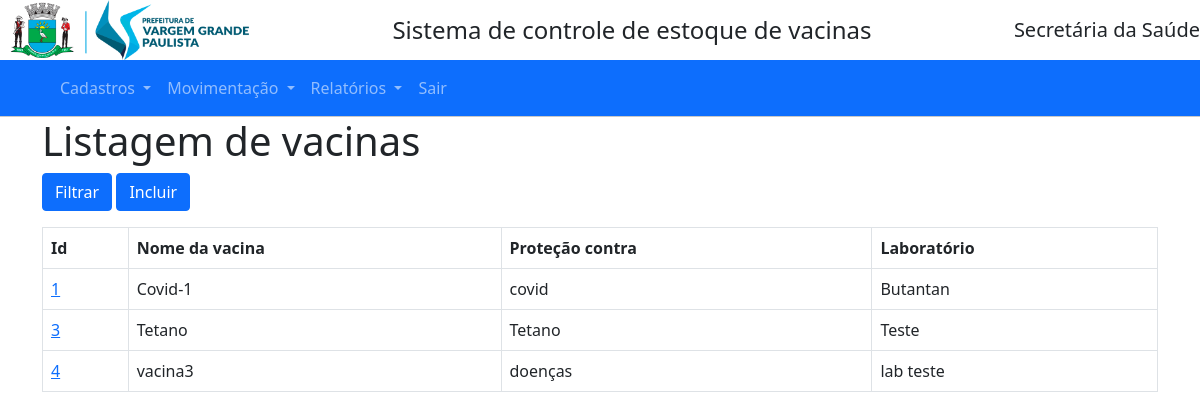
The page /mnucadastro/vacinas on the database its author committed.
### appest.py (models this page shows)
class Vacinas(db.Model):
    vcn_id = db.Column(db.Integer, primary_key=True, autoincrement=True)
    vcn_nome = db.Column(db.String(50), nullable=False)
    vcn_protecao = db.Column(db.String(50), nullable=False)
    vcn_est_min = db.Column(db.Numeric)
    vcn_est_max = db.Column(db.Numeric)
    vcn_vol_dose = db.Column(db.Numeric)
    vcn_temperatura = db.Column(db.Numeric)
    vcn_laboratorio = db.Column(db.String(50), nullable=False)
    vcn_reacoes = db.Column(db.String(150))
    vcn_composicao = db.Column(db.String(50))
    vcn_doses = db.Column(db.Numeric)
    vcn_idade_rec = db.Column(db.Integer)
    vcn_intervalo_doses_rec = db.Column(db.Numeric)
    vcn_intervalo_doses_min = db.Column(db.Numeric)
    vcn_via_administracao = db.Column(db.String(50))
    vcn_local_aplicacao = db.Column(db.String(50))
    vcn_agulha = db.Column(db.String(30))
    vcn_lotes = db.relationship('Lotes', backref='lote') #Nome da Classe e campo virtual
    vcn_req = db.relationship('Requisicoes', backref='req') #Nome da Classe e campo virtual
    vcn_mov = db.relationship('Movimentacoes', backref='mov_vcn') #Nome da Classe e campo virtual
    vcn_loc = db.relationship('Localiza_vacinas', backref='local_vcn') #Nome da Classe e campo virtual

### appest.py (the view)
@app.route('/mnucadastro/vacinas', methods=('GET', 'POST'))
def cad_vcn():
    lista_vcn = Vacinas.query.all()
    return render_template('Cadastros/vacinas.html', lista_vacinas=lista_vcn)

### templates/Cadastros/vacinas.html
{% extends 'base.html' %}
{% block content %}
<h1>{% block title %}Listagem de vacinas{% endblock %}</h1>
<p>
    <a href="{{ url_for('lst_vcn')}}" class="btn btn-primary">Filtrar</a>
    <a href="{{ url_for('inc_vcn')}}" class="btn btn-primary">Incluir</a>
<br/>
<div>
  <table class="table table-bordered">
    <tr>
      <th>Id</th>
      <th>Nome da vacina</th>
      <th>Proteção contra</th>
      <th>Laboratório</th>
    </tr>
    {% for lista in lista_vacinas %}
    <tr>
      <td>
        <a href="{{ url_for('alt_vcn',id=lista['vcn_id']) }}">
          {{ lista['vcn_id'] }}
        </a>
      </td>
      <td>
        {{ lista['vcn_nome'] }}
      </td>
      <td>
        {{ lista['vcn_protecao'] }}
      </td>
      <td>
        {{ lista['vcn_laboratorio'] }}
      </td>
    </tr>
    {% endfor %}
  </table>
</div>
</p>
{% endblock %}

### rows shown on the page
Vacinas: vcn_id "1", vcn_nome "Covid-1", vcn_protecao "covid", vcn_laboratorio "Butantan"
Vacinas: vcn_id "3", vcn_nome "Tetano", vcn_protecao "Tetano", vcn_laboratorio "Teste"
Vacinas: vcn_id "4", vcn_nome "vacina3", vcn_protecao "doenças", vcn_laboratorio "lab teste"
